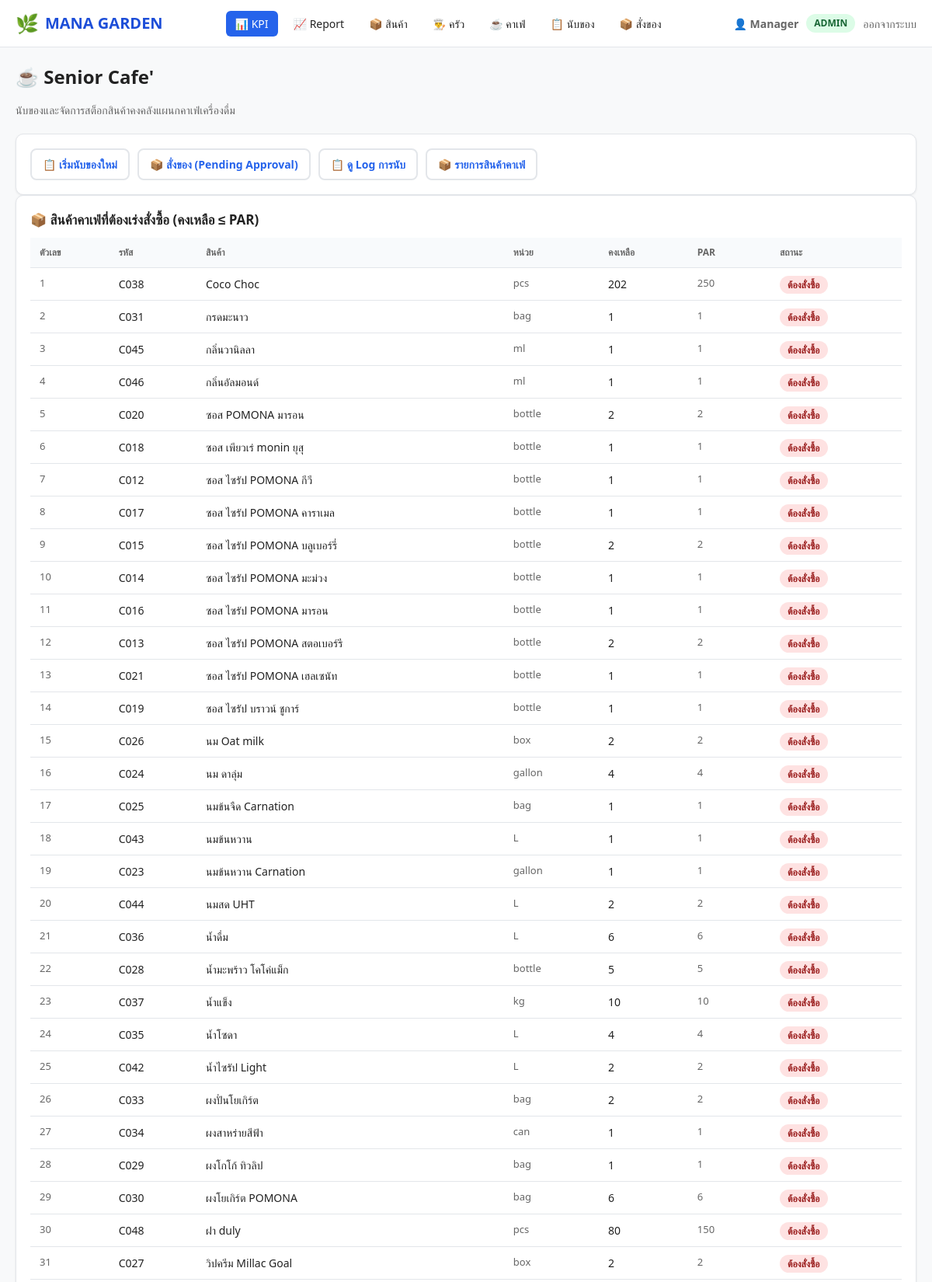
Page /cafe (signed in, upper part) on the committed database.
### tables this page shows
CREATE TABLE items (
    id INTEGER PRIMARY KEY AUTOINCREMENT, code TEXT UNIQUE NOT NULL, name TEXT NOT NULL, unit TEXT NOT NULL,
    category TEXT NOT NULL DEFAULT "general", opening INTEGER DEFAULT 0, received INTEGER DEFAULT 0,
    used INTEGER DEFAULT 0, ending INTEGER DEFAULT 0, par INTEGER DEFAULT 0, status TEXT NOT NULL DEFAULT "ปกติ",
    location TEXT DEFAULT "Main Store", created_at TEXT DEFAULT CURRENT_TIMESTAMP
);

### app.py (the view)
@app.route("/cafe")
@login_required
@role_required("cafe", "admin")
def cafe():
    db = get_db()
    items = db.execute(
        "SELECT * FROM items WHERE category='cafe' ORDER BY name"
    ).fetchall()
    return render_template(
        "cafe.html", cafe_items=items, current_role=session.get("role"), today=datetime.date.today(),
    )

### app.py (called while the page is built)
def get_db():
    if "db" not in g:
        if not os.path.exists(DB_PATH):
            init_db()
        g.db = sqlite3.connect(DB_PATH)
        g.db.row_factory = sqlite3.Row
        g.db.execute("PRAGMA foreign_keys = ON")
    return g.db

def login_required(f):
    @wraps(f)
    def wrapper(*args, **kwargs):
        if "user" not in session:
            flash("กรุณาเลือกบทบาทผู้ใช้ก่อนครับ", "warning")
            return redirect(url_for("login"))
        return f(*args, **kwargs)
    return wrapper

def role_required(*allowed_roles):
    def deco(f):
        @wraps(f)
        def wrapper(*args, **kwargs):
            if "user" not in session:
                flash("กรุณาเลือกบทบาทผู้ใช้ก่อนครับ", "warning")
                return redirect(url_for("login"))
            if session.get("role") not in allowed_roles:
                flash("คุณไม่มีสิทธิ์เข้าถึงหน้านี้ครับ", "danger")
                return redirect(url_for("dashboard"))
            return f(*args, **kwargs)
        return wrapper
    return deco

### templates/cafe.html (shortened to what this page needs)
{% extends "base.html" %}
{% block content %}
<div class="flex-between mb-0">
  <div>
    <h1 class="page-title">☕ Senior Cafe'</h1>
    <p class="page-sub">นับของและจัดการสต็อกสินค้าคงคลังแผนกคาเฟ่เครื่องดื่ม</p>
  </div>
</div>
<div class="card mb-0">
  <div class="flex-wrap" style="gap:10px;">
    <a class="btn btn-outline" href="{{ url_for('cafe') }}#count-section">📋 เริ่มนับของใหม่</a>
    <a class="btn btn-outline" href="{{ url_for('order') }}">📦 สั่งของ (Pending Approval)</a>
    <a class="btn btn-outline" href="{{ url_for('counts') }}">📋 ดู Log การนับ</a>
    <a class="btn btn-outline" href="{{ url_for('items') }}?cat=cafe">📦 รายการสินค้าคาเฟ่</a>
  </div>
</div>
<div class="card" id="lowstock-section">
  <h3>📦 สินค้าคาเฟ่ที่ต้องเร่งสั่งซื้อ (คงเหลือ ≤ PAR)</h3>
  {% if cafe_items %}
  <div class="table-wrap">
    <table class="table">
      <thead>
        <tr><th>ตัวเลข</th><th>รหัส</th><th>สินค้า</th><th>หน่วย</th><th>คงเหลือ</th><th>PAR</th><th>สถานะ</th></tr>
      </thead>
      <tbody>
        {% for it in cafe_items %}
        <tr>
          <td class="txt-sm">{{ loop.index }}</td>
          <td class="font-weight-bold">{{ it.code }}</td>
          <td>{{ it.name }}</td>
          <td class="txt-sm">{{ it.unit }}</td>
          <td class="font-weight-bold {% if it.ending <= it.par|int*0.7 %}color:var(--red);{% endif %}">{{ it.ending }}</td>
          <td class="txt-sm">{{ it.par }}</td>
          <td><span class="badge badge-stockout">ต้องสั่งซื้อ</span></td>
        </tr>
        {% endfor %}
      </tbody>
    </table>
  </div>
  {% else %}
  <p class="txt-sm">ไม่มีสินค้าคลองเหล่าต่ำครับ</p>
  {% endif %}
</div>
{% endblock %}

### static/style.css (style rules this page uses)
:root { --bg: #f8f9fa; --card: #ffffff; --border: #e3e6ea; --text: #222; --muted: #666; --accent: #2563eb; --accent-dark: #1d4ed8; --green: #16a34a; --green-bg: #dcfce7; --red: #dc2626; --red-bg: #fee2e2; --amber: #f59e0b; --amber-bg: #fef3c7; --shadow: 0 1px 3px rgba(0,0,0,.08); }
* { box-sizing: border-box; }
body { margin: 0; font-family: 'Segoe UI', 'Thai Sans', system-ui, sans-serif; background: var(--bg); color: var(--text); font-size: 15px; line-height: 1.5; }
a { color: var(--accent); text-decoration: none; }
.page-title { font-size: 24px; font-weight: 800; margin: 0 0 4px; color: var(--text); }
.page-sub { color: var(--muted); font-size: 14px; margin-bottom: 20px; }
.card { background: var(--card); border: 1px solid var(--border); border-radius: 10px; padding: 18px; margin-bottom: 16px; box-shadow: var(--shadow); }
.card h3 { margin: 0 0 10px; font-size: 17px; }
.btn { display: inline-flex; align-items: center; gap: 6px; padding: 8px 14px; border-radius: 8px; font-weight: 600; border: 1px solid var(--border); background: #fff; cursor: pointer; font-size: 14px; transition: .15s; }
.btn-outline { background: transparent; border-width: 2px; }
.badge { padding: 3px 10px; border-radius: 20px; font-size: 12px; font-weight: 700; }
.badge-stockout { background: var(--red-bg); color: #991b1b; }
.table-wrap { overflow-x: auto; }
.table { width: 100%; border-collapse: collapse; font-size: 14px; }
.table th, .table td { padding: 10px 12px; border-bottom: 1px solid var(--border); text-align: left; }
.table th { background: #f8fafc; font-weight: 700; color: var(--muted); font-size: 12px; text-transform: uppercase; }
.txt-sm { font-size: 13px; color: var(--muted); }
.mb-0 { margin-bottom: 0; }
.flex-between { display: flex; justify-content: space-between; align-items: center; gap: 10px; }
.flex-wrap { display: flex; flex-wrap: wrap; gap: 10px; align-items: center; }

### rows in the picture
items: code "C038", name "Coco Choc", unit "pcs", ending "202", par "250"
items: code "C031", name "กรดมะนาว", unit "bag", ending "1", par "1"
items: code "C045", name "กลิ่นวานิลลา", unit "ml", ending "1", par "1"
items: code "C046", name "กลิ่นอัลมอนด์", unit "ml", ending "1", par "1"
items: code "C020", name "ซอส POMONA มารอน", unit "bottle", ending "2", par "2"
items: code "C018", name "ซอส เพียวเร่ monin ยุสุ", unit "bottle", ending "1", par "1"
items: code "C012", name "ซอส ไซรัป POMONA กีวี", unit "bottle", ending "1", par "1"
items: code "C017", name "ซอส ไซรัป POMONA คาราเมล", unit "bottle", ending "1", par "1"
items: code "C015", name "ซอส ไซรัป POMONA บลูเบอร์รี่", unit "bottle", ending "2", par "2"
items: code "C014", name "ซอส ไซรัป POMONA มะม่วง", unit "bottle", ending "1", par "1"
items: code "C016", name "ซอส ไซรัป POMONA มารอน", unit "bottle", ending "1", par "1"
items: code "C013", name "ซอส ไซรัป POMONA สตอเบอร์รี", unit "bottle", ending "2", par "2"
items: code "C021", name "ซอส ไซรัป POMONA เฮลเซนัท", unit "bottle", ending "1", par "1"
items: code "C019", name "ซอส ไซรัป บราวน์ ชูการ์", unit "bottle", ending "1", par "1"
items: code "C026", name "นม Oat milk", unit "box", ending "2", par "2"
items: code "C024", name "นม ดาลุ่ม", unit "gallon", ending "4", par "4"
items: code "C025", name "นมข้นจืด Carnation", unit "bag", ending "1", par "1"
items: code "C043", name "นมข้นหวาน", unit "L", ending "1", par "1"
items: code "C023", name "นมข้นหวาน Carnation", unit "gallon", ending "1", par "1"
items: code "C044", name "นมสด UHT", unit "L", ending "2", par "2"
items: code "C036", name "น้ำดื่ม", unit "L", ending "6", par "6"
items: code "C028", name "น้ำมะพร้าว โคโค่แม็ก", unit "bottle", ending "5", par "5"
items: code "C037", name "น้ำแข็ง", unit "kg", ending "10", par "10"
items: code "C035", name "น้ำโซดา", unit "L", ending "4", par "4"
items: code "C042", name "น้ำไซรัป Light", unit "L", ending "2", par "2"
items: code "C033", name "ผงปั่นโยเกิร์ต", unit "bag", ending "2", par "2"
items: code "C034", name "ผงสาหร่ายสีฟ้า", unit "can", ending "1", par "1"
items: code "C029", name "ผงโกโก้ ทิวลิป", unit "bag", ending "1", par "1"
items: code "C030", name "ผงโยเกิร์ต POMONA", unit "bag", ending "6", par "6"
items: code "C048", name "ฝา duly", unit "pcs", ending "80", par "150"
items: code "C027", name "วิปครีม Millac Goal", unit "box", ending "2", par "2"

### other values in the picture
{{ session.get('user') }} "Manager"
{{ current_role | upper }} "ADMIN"
